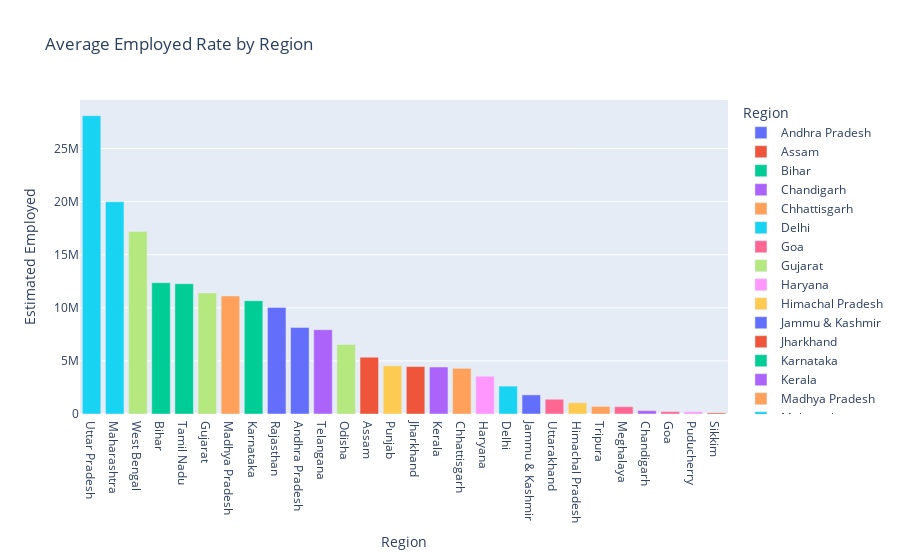

The notebook cell saved with this chart:
### Code cell
region = india.groupby(["Region"])[[' Estimated Unemployment Rate (%)', " Estimated Employed", " Estimated Labour Participation Rate (%)"]].mean()
region = pd.DataFrame(region).reset_index()

fig = px.bar(region, x="Region", y=" Estimated Employed", color="Region", title="Average Employed Rate by Region")
fig.update_layout(xaxis={'categoryorder':'total descending'})
fig.show()

### Figure 1 — Plotly figure (JSON) as saved in the notebook; plotly's stock layout.template omitted (floating-point values rounded to 4 significant figures)
{"data": [{"alignmentgroup": "True", "hovertemplate": "Region=%{x}<br> Estimated Employed=%{y}<extra></extra>", "legendgroup": "Andhra Pradesh", "marker": {"color": "#636efa", "pattern": {"shape": ""}}, "name": "Andhra Pradesh", "offsetgroup": "Andhra Pradesh", "orientation": "v", "showlegend": true, "textposition": "auto", "type": "bar", "x": ["Andhra Pradesh"], "xaxis": "x", "y": [8154000.0], "yaxis": "y"}, {"alignmentgroup": "True", "hovertemplate": "Region=%{x}<br> Estimated Employed=%{y}<extra></extra>", "legendgroup": "Assam", "marker": {"color": "#EF553B", "pattern": {"shape": ""}}, "name": "Assam", "offsetgroup": "Assam", "orientation": "v", "showlegend": true, "textposition": "auto", "type": "bar", "x": ["Assam"], "xaxis": "x", "y": [5355000.0], "yaxis": "y"}, {"alignmentgroup": "True", "hovertemplate": "Region=%{x}<br> Estimated Employed=%{y}<extra></extra>", "legendgroup": "Bihar", "marker": {"color": "#00cc96", "pattern": {"shape": ""}}, "name": "Bihar", "offsetgroup": "Bihar", "orientation": "v", "showlegend": true, "textposition": "auto", "type": "bar", "x": ["Bihar"], "xaxis": "x", "y": [12370000.0], "yaxis": "y"}, {"alignmentgroup": "True", "hovertemplate": "Region=%{x}<br> Estimated Employed=%{y}<extra></extra>", "legendgroup": "Chandigarh", "marker": {"color": "#ab63fa", "pattern": {"shape": ""}}, "name": "Chandigarh", "offsetgroup": "Chandigarh", "orientation": "v", "showlegend": true, "textposition": "auto", "type": "bar", "x": ["Chandigarh"], "xaxis": "x", "y": [316800.0], "yaxis": "y"}, {"alignmentgroup": "True", "hovertemplate": "Region=%{x}<br> Estimated Employed=%{y}<extra></extra>", "legendgroup": "Chhattisgarh", "marker": {"color": "#FFA15A", "pattern": {"shape": ""}}, "name": "Chhattisgarh", "offsetgroup": "Chhattisgarh", "orientation": "v", "showlegend": true, "textposition": "auto", "type": "bar", "x": ["Chhattisgarh"], "xaxis": "x", "y": [4303000.0], "yaxis": "y"}, {"alignmentgroup": "True", "hovertemplate": "Region=%{x}<br> Estimated Employed=%{y}<extra></extra>", "legendgroup": "Delhi", "marker": {"color": "#19d3f3", "pattern": {"shape": ""}}, "name": "Delhi", "offsetgroup": "Delhi", "orientation": "v", "showlegend": true, "textposition": "auto", "type": "bar", "x": ["Delhi"], "xaxis": "x", "y": [2628000.0], "yaxis": "y"}, {"alignmentgroup": "True", "hovertemplate": "Region=%{x}<br> Estimated Employed=%{y}<extra></extra>", "legendgroup": "Goa", "marker": {"color": "#FF6692", "pattern": {"shape": ""}}, "name": "Goa", "offsetgroup": "Goa", "orientation": "v", "showlegend": true, "textposition": "auto", "type": "bar", "x": ["Goa"], "xaxis": "x", "y": [226300.0], "yaxis": "y"}, {"alignmentgroup": "True", "hovertemplate": "Region=%{x}<br> Estimated Employed=%{y}<extra></extra>", "legendgroup": "Gujarat", "marker": {"color": "#B6E880", "pattern": {"shape": ""}}, "name": "Gujarat", "offsetgroup": "Gujarat", "orientation": "v", "showlegend": true, "textposition": "auto", "type": "bar", "x": ["Gujarat"], "xaxis": "x", "y": [11400000.0], "yaxis": "y"}, {"alignmentgroup": "True", "hovertemplate": "Region=%{x}<br> Estimated Employed=%{y}<extra></extra>", "legendgroup": "Haryana", "marker": {"color": "#FF97FF", "pattern": {"shape": ""}}, "name": "Haryana", "offsetgroup": "Haryana", "orientation": "v", "showlegend": true, "textposition": "auto", "type": "bar", "x": ["Haryana"], "xaxis": "x", "y": [3557000.0], "yaxis": "y"}, {"alignmentgroup": "True", "hovertemplate": "Region=%{x}<br> Estimated Employed=%{y}<extra></extra>", "legendgroup": "Himachal Pradesh", "marker": {"color": "#FECB52", "pattern": {"shape": ""}}, "name": "Himachal Pradesh", "offsetgroup": "Himachal Pradesh", "orientation": "v", "showlegend": true, "textposition": "auto", "type": "bar", "x": ["Himachal Pradesh"], "xaxis": "x", "y": [1060000.0], "yaxis": "y"}, {"alignmentgroup": "True", "hovertemplate": "Region=%{x}<br> Estimated Employed=%{y}<extra></extra>", "legendgroup": "Jammu & Kashmir", "marker": {"color": "#636efa", "pattern": {"shape": ""}}, "name": "Jammu & Kashmir", "offsetgroup": "Jammu & Kashmir", "orientation": "v", "showlegend": true, "textposition": "auto", "type": "bar", "x": ["Jammu & Kashmir"], "xaxis": "x", "y": [1800000.0], "yaxis": "y"}, {"alignmentgroup": "True", "hovertemplate": "Region=%{x}<br> Estimated Employed=%{y}<extra></extra>", "legendgroup": "Jharkhand", "marker": {"color": "#EF553B", "pattern": {"shape": ""}}, "name": "Jharkhand", "offsetgroup": "Jharkhand", "orientation": "v", "showlegend": true, "textposition": "auto", "type": "bar", "x": ["Jharkhand"], "xaxis": "x", "y": [4469000.0], "yaxis": "y"}, {"alignmentgroup": "True", "hovertemplate": "Region=%{x}<br> Estimated Employed=%{y}<extra></extra>", "legendgroup": "Karnataka", "marker": {"color": "#00cc96", "pattern": {"shape": ""}}, "name": "Karnataka", "offsetgroup": "Karnataka", "orientation": "v", "showlegend": true, "textposition": "auto", "type": "bar", "x": ["Karnataka"], "xaxis": "x", "y": [10670000.0], "yaxis": "y"}, {"alignmentgroup": "True", "hovertemplate": "Region=%{x}<br> Estimated Employed=%{y}<extra></extra>", "legendgroup": "Kerala", "marker": {"color": "#ab63fa", "pattern": {"shape": ""}}, "name": "Kerala", "offsetgroup": "Kerala", "orientation": "v", "showlegend": true, "textposition": "auto", "type": "bar", "x": ["Kerala"], "xaxis": "x", "y": [4426000.0], "yaxis": "y"}, {"alignmentgroup": "True", "hovertemplate": "Region=%{x}<br> Estimated Employed=%{y}<extra></extra>", "legendgroup": "Madhya Pradesh", "marker": {"color": "#FFA15A", "pattern": {"shape": ""}}, "name": "Madhya Pradesh", "offsetgroup": "Madhya Pradesh", "orientation": "v", "showlegend": true, "textposition": "auto", "type": "bar", "x": ["Madhya Pradesh"], "xaxis": "x", "y": [11120000.0], "yaxis": "y"}, {"alignmentgroup": "True", "hovertemplate": "Region=%{x}<br> Estimated Employed=%{y}<extra></extra>", "legendgroup": "Maharashtra", "marker": {"color": "#19d3f3", "pattern": {"shape": ""}}, "name": "Maharashtra", "offsetgroup": "Maharashtra", "orientation": "v", "showlegend": true, "textposition": "auto", "type": "bar", "x": ["Maharashtra"], "xaxis": "x", "y": [19990000.0], "yaxis": "y"}, {"alignmentgroup": "True", "hovertemplate": "Region=%{x}<br> Estimated Employed=%{y}<extra></extra>", "legendgroup": "Meghalaya", "marker": {"color": "#FF6692", "pattern": {"shape": ""}}, "name": "Meghalaya", "offsetgroup": "Meghalaya", "orientation": "v", "showlegend": true, "textposition": "auto", "type": "bar", "x": ["Meghalaya"], "xaxis": "x", "y": [689700.0], "yaxis": "y"}, {"alignmentgroup": "True", "hovertemplate": "Region=%{x}<br> Estimated Employed=%{y}<extra></extra>", "legendgroup": "Odisha", "marker": {"color": "#B6E880", "pattern": {"shape": ""}}, "name": "Odisha", "offsetgroup": "Odisha", "orientation": "v", "showlegend": true, "textposition": "auto", "type": "bar", "x": ["Odisha"], "xaxis": "x", "y": [6546000.0], "yaxis": "y"}, {"alignmentgroup": "True", "hovertemplate": "Region=%{x}<br> Estimated Employed=%{y}<extra></extra>", "legendgroup": "Puducherry", "marker": {"color": "#FF97FF", "pattern": {"shape": ""}}, "name": "Puducherry", "offsetgroup": "Puducherry", "orientation": "v", "showlegend": true, "textposition": "auto", "type": "bar", "x": ["Puducherry"], "xaxis": "x", "y": [212300.0], "yaxis": "y"}, {"alignmentgroup": "True", "hovertemplate": "Region=%{x}<br> Estimated Employed=%{y}<extra></extra>", "legendgroup": "Punjab", "marker": {"color": "#FECB52", "pattern": {"shape": ""}}, "name": "Punjab", "offsetgroup": "Punjab", "orientation": "v", "showlegend": true, "textposition": "auto", "type": "bar", "x": ["Punjab"], "xaxis": "x", "y": [4539362], "yaxis": "y"}, {"alignmentgroup": "True", "hovertemplate": "Region=%{x}<br> Estimated Employed=%{y}<extra></extra>", "legendgroup": "Rajasthan", "marker": {"color": "#636efa", "pattern": {"shape": ""}}, "name": "Rajasthan", "offsetgroup": "Rajasthan", "orientation": "v", "showlegend": true, "textposition": "auto", "type": "bar", "x": ["Rajasthan"], "xaxis": "x", "y": [10040000.0], "yaxis": "y"}, {"alignmentgroup": "True", "hovertemplate": "Region=%{x}<br> Estimated Employed=%{y}<extra></extra>", "legendgroup": "Sikkim", "marker": {"color": "#EF553B", "pattern": {"shape": ""}}, "name": "Sikkim", "offsetgroup": "Sikkim", "orientation": "v", "showlegend": true, "textposition": "auto", "type": "bar", "x": ["Sikkim"], "xaxis": "x", "y": [106900.0], "yaxis": "y"}, {"alignmentgroup": "True", "hovertemplate": "Region=%{x}<br> Estimated Employed=%{y}<extra></extra>", "legendgroup": "Tamil Nadu", "marker": {"color": "#00cc96", "pattern": {"shape": ""}}, "name": "Tamil Nadu", "offsetgroup": "Tamil Nadu", "orientation": "v", "showlegend": true, "textposition": "auto", "type": "bar", "x": ["Tamil Nadu"], "xaxis": "x", "y": [12270000.0], "yaxis": "y"}, {"alignmentgroup": "True", "hovertemplate": "Region=%{x}<br> Estimated Employed=%{y}<extra></extra>", "legendgroup": "Telangana", "marker": {"color": "#ab63fa", "pattern": {"shape": ""}}, "name": "Telangana", "offsetgroup": "Telangana", "orientation": "v", "showlegend": true, "textposition": "auto", "type": "bar", "x": ["Telangana"], "xaxis": "x", "y": [7940000.0], "yaxis": "y"}, {"alignmentgroup": "True", "hovertemplate": "Region=%{x}<br> Estimated Employed=%{y}<extra></extra>", "legendgroup": "Tripura", "marker": {"color": "#FFA15A", "pattern": {"shape": ""}}, "name": "Tripura", "offsetgroup": "Tripura", "orientation": "v", "showlegend": true, "textposition": "auto", "type": "bar", "x": ["Tripura"], "xaxis": "x", "y": [717000.0], "yaxis": "y"}, {"alignmentgroup": "True", "hovertemplate": "Region=%{x}<br> Estimated Employed=%{y}<extra></extra>", "legendgroup": "Uttar Pradesh", "marker": {"color": "#19d3f3", "pattern": {"shape": ""}}, "name": "Uttar Pradesh", "offsetgroup": "Uttar Pradesh", "orientation": "v", "showlegend": true, "textposition": "auto", "type": "bar", "x": ["Uttar Pradesh"], "xaxis": "x", "y": [28090000.0], "yaxis": "y"}, {"alignmentgroup": "True", "hovertemplate": "Region=%{x}<br> Estimated Employed=%{y}<extra></extra>", "legendgroup": "Uttarakhand", "marker": {"color": "#FF6692", "pattern": {"shape": ""}}, "name": "Uttarakhand", "offsetgroup": "Uttarakhand", "orientation": "v", "showlegend": true, "textposition": "auto", "type": "bar", "x": ["Uttarakhand"], "xaxis": "x", "y": [1390000.0], "yaxis": "y"}, {"alignmentgroup": "True", "hovertemplate": "Region=%{x}<br> Estimated Employed=%{y}<extra></extra>", "legendgroup": "West Bengal", "marker": {"color": "#B6E880", "pattern": {"shape": ""}}, "name": "West Bengal", "offsetgroup": "West Bengal", "orientation": "v", "showlegend": true, "textposition": "auto", "type": "bar", "x": ["West Bengal"], "xaxis": "x", "y": [17198538], "yaxis": "y"}], "layout": {"barmode": "relative", "legend": {"title": {"text": "Region"}, "tracegroupgap": 0}, "title": {"text": "Average Employed Rate by Region"}, "xaxis": {"anchor": "y", "categoryarray": ["Andhra Pradesh", "Assam", "Bihar", "Chandigarh", "Chhattisgarh", "Delhi", "Goa", "Gujarat", "Haryana", "Himachal Pradesh", "Jammu & Kashmir", "Jharkhand", "Karnataka", "Kerala", "Madhya Pradesh", "Maharashtra", "Meghalaya", "Odisha", "Puducherry", "Punjab", "Rajasthan", "Sikkim", "Tamil Nadu", "Telangana", "Tripura", "Uttar Pradesh", "Uttarakhand", "West Bengal"], "categoryorder": "total descending", "domain": [0, 1], "title": {"text": "Region"}}, "yaxis": {"anchor": "x", "domain": [0, 1], "title": {"text": " Estimated Employed"}}}}
